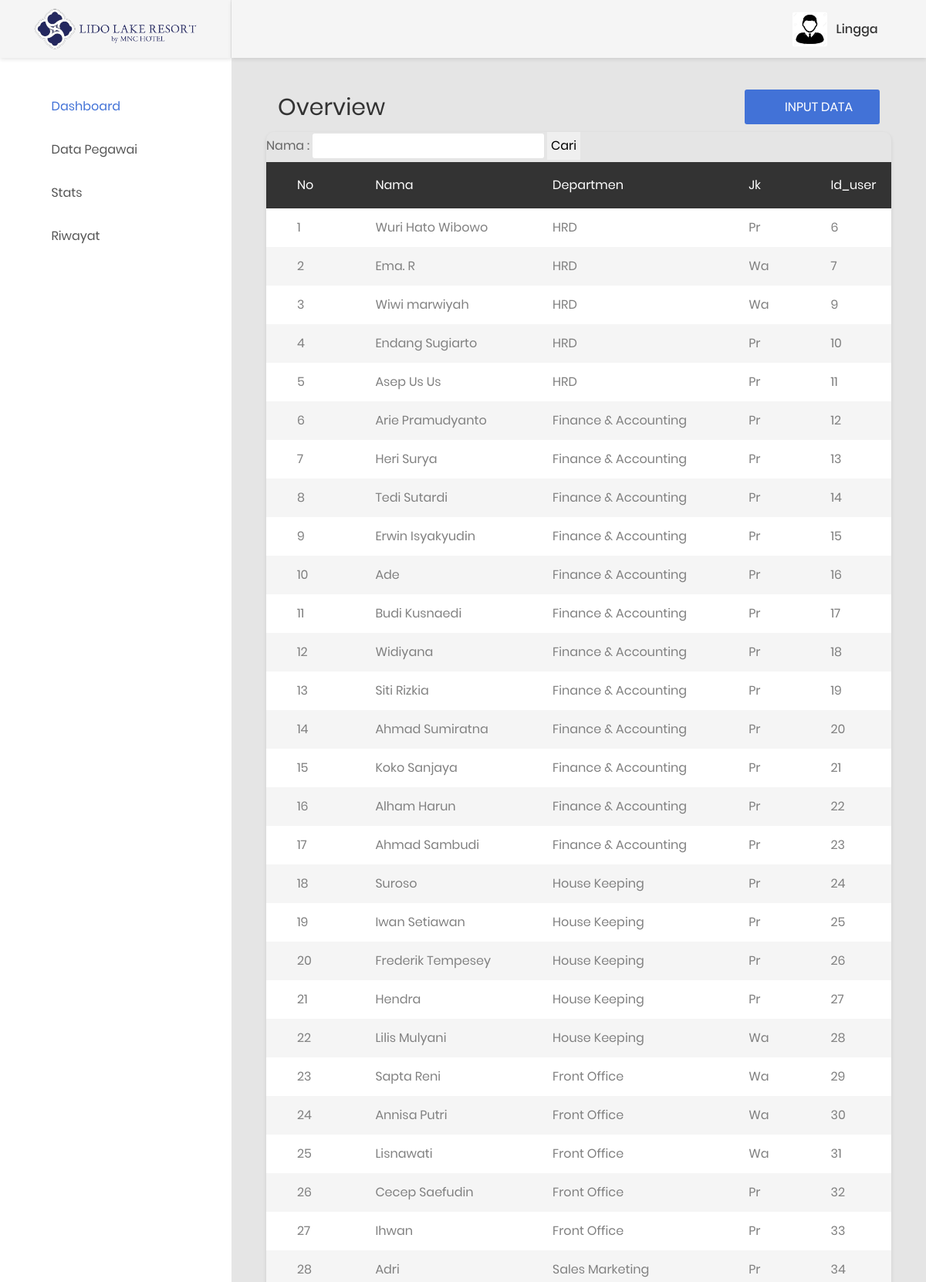
Screenshot of /dashboard/data.php (signed in, upper part) with the database file from the repository.
### tables this page shows
CREATE TABLE `user_info` (
  `nama` varchar(30) NOT NULL,
  `departmen` varchar(20) NOT NULL,
  `jk` varchar(10) NOT NULL,
  `id_user` int(4) NOT NULL,
  `username` varchar(15) DEFAULT NULL,
  `password` varchar(15) DEFAULT NULL
);

### dashboard/data.php (the view, shortened to what this page needs)
<!DOCTYPE html>
<html lang="en">
<head>
    <link href="css/font-face.css" rel="stylesheet" media="all">
    <link href="vendor/font-awesome-4.7/css/font-awesome.min.css" rel="stylesheet" media="all">
    <link href="vendor/font-awesome-5/css/fontawesome-all.min.css" rel="stylesheet" media="all">
    <link href="vendor/mdi-font/css/material-design-iconic-font.min.css" rel="stylesheet" media="all">
    <link href="vendor/bootstrap-4.1/bootstrap.min.css" rel="stylesheet" media="all">
    <link href="vendor/animsition/animsition.min.css" rel="stylesheet" media="all">
    <link href="vendor/bootstrap-progressbar/bootstrap-progressbar-3.3.4.min.css" rel="stylesheet" media="all">
    <link href="vendor/wow/animate.css" rel="stylesheet" media="all">
    <link href="vendor/css-hamburgers/hamburgers.min.css" rel="stylesheet" media="all">
    <link href="vendor/slick/slick.css" rel="stylesheet" media="all">
    <link href="vendor/select2/select2.min.css" rel="stylesheet" media="all">
    <link href="vendor/perfect-scrollbar/perfect-scrollbar.css" rel="stylesheet" media="all">
    <link href="css/theme.css" rel="stylesheet" media="all">
</head>
<body class="animsition">
    <div class="page-wrapper">
        <aside class="menu-sidebar d-none d-lg-block">
            <div class="logo">
                <a href="index.php">
                    <img src="images/icon/logo_hotel.png" alt="Lido"/>
                </a>
            </div>
            <div class="menu-sidebar__content js-scrollbar1">
                <nav class="navbar-sidebar">
                    <ul class="list-unstyled navbar__list">
                        <li class="active has-sub">
                            <a class="js-arrow" href="index.php">
                                <i class="fas fa-tachometer-alt"></i>Dashboard</a>
                        </li>
                        <li>
                            <a href="data.php">
                                <i class="fas fa-table"></i>Data Pegawai</a>
                        </li>
                        <li>
                            <a href="stat.php">
                                <i class="fas fa-chart-bar"></i>Stats</a>
                        </li>
                        <li>
                            <a href="riwayat.php">
                                <i class="far fa-check-square"></i>Riwayat</a>
                        </li>
                    </ul>
                </nav>
            </div>
        </aside>
        <div class="page-container">
            <header class="header-desktop">
                <div class="section__content section__content--p30">
                    <div class="container-fluid">
                        <div class="header-wrap">
                            <div class="header-button">
                                    <div class="noti__item js-item-menu">
                                        <i class="zmdi zmdi-notifications"></i>
                                </div>
<?php
include"../config/database.php";
$data = mysqli_query($con,"SELECT * FROM admin");
$username = $_SESSION['form-username'];
 ?>
                                <div class="account-wrap">
                                    <div class="account-item clearfix js-item-menu">
                                        <div class="image">
                                            <img src="images/icon/avatar-01.jpg" alt="John Doe" />
                                        </div>
                                        <div class="content">
                                            <a class="js-acc-btn" href="#"><?php echo $username; ?></a>
                                        </div>
                                </div>
                            </div>
                        </div>
                    </div>
                </div>
            </header>
            <div class="main-content">
                <div class="section__content section__content--p30">
                    <div class="container-fluid">
                        <div class="row">
                            <div class="col-md-12">
                                <div class="col-md-12">
                                <div class="over overview-wrap">
                                            <h2 class="title-1">overview</h2>
                                            <button onclick="location.href = 'input.php';" class="au-btn au-btn-icon au-btn--blue">
                                            <i class="zmdi zmdi-plus"></i>input data</button>
                                        </div>
                                    </div>
                                 <div class="table-responsive table--no-card m-b-40">
    <form action="data.php" method="get">
    <label>Nama :</label>
    <input type="text" name="cari" class="form">
    <input type="submit" value="Cari" style="padding: 5px; cursor: pointer;">
</form>
<table class="table table-borderless table-striped table-earning">
                                    <thead>
                                      <tr>
                                        <th width="10">No</th>
                                        <th>Nama</th>
                                        <th>departmen</th>
                                        <th>jk</th>
                                        <th>id_user</th>
                                            </tr>
                                        </thead>
    <?php
    if(isset($_GET['cari'])){
        $cari = $_GET['cari'];
        $data = mysqli_query($con, "SELECT * FROM user_info WHERE nama LIKE '%".$cari."%'");
    }else{
        $data = mysqli_query($con, "SELECT * FROM user_info");
    }
    $no = 1;
    while($d = mysqli_fetch_array($data)){
    ?>
    <tr>
        <td><?php echo $no++; ?></td>
        <td><?php echo $d['nama']; ?></td>
        <td><?php echo $d['departmen']; ?></td>
        <td><?php echo $d['jk']; ?></td>
        <td><?php echo $d['id_user']; ?></td>
    </tr>
    <?php } ?>
</table>
                                </div>
                    </div>
                </div>
            </div>
                    </div>
                </div>
            </div>
        </div>
</body>
</html>

### dashboard/data.php (style rules this page uses)
.over { margin-bottom: 10px; }
.form { width: 300px; padding: 3px; border-radius: 3px; }

### rows the page displays
user_info: nama "Wuri Hato Wibowo", departmen "HRD", jk "Pr", id_user "6"
user_info: nama "Ema. R", departmen "HRD", jk "Wa", id_user "7"
user_info: nama "Wiwi marwiyah", departmen "HRD", jk "Wa", id_user "9"
user_info: nama "Endang Sugiarto", departmen "HRD", jk "Pr", id_user "10"
user_info: nama "Asep Us Us", departmen "HRD", jk "Pr", id_user "11"
user_info: nama "Arie Pramudyanto", departmen "Finance & Accounting", jk "Pr", id_user "12"
user_info: nama "Heri Surya", departmen "Finance & Accounting", jk "Pr", id_user "13"
user_info: nama "Tedi Sutardi", departmen "Finance & Accounting", jk "Pr", id_user "14"
user_info: nama "Erwin Isyakyudin", departmen "Finance & Accounting", jk "Pr", id_user "15"
user_info: nama "Ade", departmen "Finance & Accounting", jk "Pr", id_user "16"
user_info: nama "Budi Kusnaedi", departmen "Finance & Accounting", jk "Pr", id_user "17"
user_info: nama "Widiyana", departmen "Finance & Accounting", jk "Pr", id_user "18"
user_info: nama "Siti Rizkia", departmen "Finance & Accounting", jk "Pr", id_user "19"
user_info: nama "Ahmad Sumiratna", departmen "Finance & Accounting", jk "Pr", id_user "20"
user_info: nama "Koko Sanjaya", departmen "Finance & Accounting", jk "Pr", id_user "21"
user_info: nama "Alham Harun", departmen "Finance & Accounting", jk "Pr", id_user "22"
user_info: nama "Ahmad Sambudi", departmen "Finance & Accounting", jk "Pr", id_user "23"
user_info: nama "Suroso", departmen "House Keeping", jk "Pr", id_user "24"
user_info: nama "Iwan Setiawan", departmen "House Keeping", jk "Pr", id_user "25"
user_info: nama "Frederik Tempesey", departmen "House Keeping", jk "Pr", id_user "26"
user_info: nama "Hendra", departmen "House Keeping", jk "Pr", id_user "27"
user_info: nama "Lilis Mulyani", departmen "House Keeping", jk "Wa", id_user "28"
user_info: nama "Sapta Reni", departmen "Front Office", jk "Wa", id_user "29"
user_info: nama "Annisa Putri", departmen "Front Office", jk "Wa", id_user "30"
user_info: nama "Lisnawati", departmen "Front Office", jk "Wa", id_user "31"
user_info: nama "Cecep Saefudin", departmen "Front Office", jk "Pr", id_user "32"
user_info: nama "Ihwan", departmen "Front Office", jk "Pr", id_user "33"
user_info: nama "Adri", departmen "Sales Marketing", jk "Pr", id_user "34"

### other values shown
$username "Lingga"
